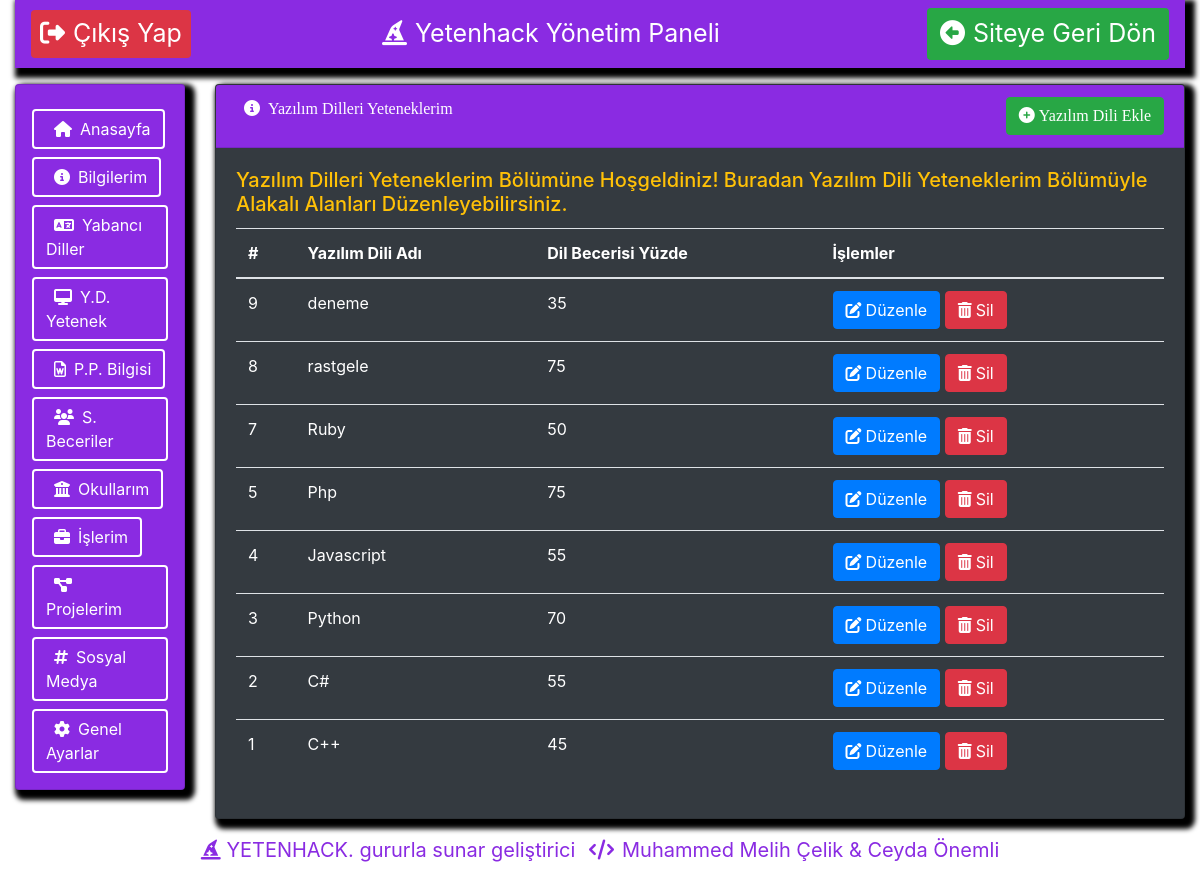
The app's page /yetenhack/yazilimdilleri.php (signed in) with its own data.
### tables this page shows
CREATE TABLE `yazilimdili_yeteneklerim` ( 
	`yazilimdiliyetenek_id` Int( 11 ) AUTO_INCREMENT NOT NULL,
	`yazilimdiliyetenek_adi` VarChar( 50 ) NOT NULL,
	`yazilimdiliyetenek_yuzde` Int( 3 ) NOT NULL,
	`kullanici_id` Int( 11 ) NULL DEFAULT NULL,
	PRIMARY KEY ( `yazilimdiliyetenek_id` ) )
CHARACTER SET = utf8mb4
COLLATE = utf8mb4_general_ci;

### yetenhack/yazilimdilleri.php (the view, shortened to what this page needs)
<?php include 'yonetimpaneli_ustkisim.php'; ?>
<?php include 'yonetimpaneli_solmenu.php'; ?>
<div class="col-lg-10">
                    <div class="card bg-dark text-white mb-3 mt-3 icerik">
                      <div class="card-header ustbilgi"><i class="fas fa-info-circle mx-2"></i>Yazılım Dilleri Yeteneklerim
                      <a href="yazilimdiliekle.php"><button class="btn btn-success float-right"><i class="fas fa-plus-circle mr-1"></i>Yazılım Dili Ekle</button></a>
                    </div>
                      <div class="card-body">
                        <h5 class="card-title text-warning">Yazılım Dilleri Yeteneklerim Bölümüne Hoşgeldiniz!
                          Buradan Yazılım Dili Yeteneklerim Bölümüyle Alakalı Alanları Düzenleyebilirsiniz.
                        </h5>
                        <table class="table text-white">
			              <thead>
			                <tr>
			                  <th>#</th>
			                  <th>Yazılım Dili Adı</th>
			                  <th>Dil Becerisi Yüzde</th>
			                  <th>İşlemler</th>
			                </tr>
			              </thead>
			              <tbody>
                        <?php
                              $sorgu = $db->prepare("SELECT *FROM yazilimdili_yeteneklerim ORDER BY yazilimdiliyetenek_id DESC");
                              $sorgu->execute();
                              $yazilimdilicek = $sorgu->fetchALL(PDO::FETCH_ASSOC);
                              foreach($yazilimdilicek as $satir)
                              {
                                ?>
                                  <tr>
                                    <td><?php echo $satir["yazilimdiliyetenek_id"]; ?></td>
                                    <td><?php echo $satir["yazilimdiliyetenek_adi"]; ?></td>
                                    <td><?php echo $satir["yazilimdiliyetenek_yuzde"]; ?></td>
                                    <td>
                                      <a href="yazilimdiliduzenle.php?yazilimdiliyetenek_id=<?php echo $satir["yazilimdiliyetenek_id"];?>"><button class="btn btn-primary"><i class="fas fa-edit mr-1"></i>Düzenle</button></a>
                                      <a href="islem.php?yazilimdilisil_id=<?php echo $satir["yazilimdiliyetenek_id"];?>"><button class="btn btn-danger"><i class="fas fa-trash-alt mr-1"></i>Sil</button></a>
                                    </td>
                                  </tr>
                                <?php
                              }
                        ?>
			              </tbody>
			            </table>
                      </div>
                    </div>
                  </div>
                </div>
              </div>
<?php include 'yonetimpaneli_altkisim.php' ?>

### yetenhack/stil/yonetimpaneliicerik.css (style rules this page uses)
.icerik { -webkit-box-shadow: 5px 5px 5px 5px black; -moz-box-shadow: 5px 5px 5px 5px black; box-shadow: 5px 5px 5px 5px black; }
.ustbilgi { background-color: blueviolet; font-family: cursive; }

### records on screen
yazilimdili_yeteneklerim: yazilimdiliyetenek_id "9", yazilimdiliyetenek_adi "deneme", yazilimdiliyetenek_yuzde "35"
yazilimdili_yeteneklerim: yazilimdiliyetenek_id "8", yazilimdiliyetenek_adi "rastgele", yazilimdiliyetenek_yuzde "75"
yazilimdili_yeteneklerim: yazilimdiliyetenek_id "7", yazilimdiliyetenek_adi "Ruby", yazilimdiliyetenek_yuzde "50"
yazilimdili_yeteneklerim: yazilimdiliyetenek_id "5", yazilimdiliyetenek_adi "Php", yazilimdiliyetenek_yuzde "75"
yazilimdili_yeteneklerim: yazilimdiliyetenek_id "4", yazilimdiliyetenek_adi "Javascript", yazilimdiliyetenek_yuzde "55"
yazilimdili_yeteneklerim: yazilimdiliyetenek_id "3", yazilimdiliyetenek_adi "Python", yazilimdiliyetenek_yuzde "70"
yazilimdili_yeteneklerim: yazilimdiliyetenek_id "2", yazilimdiliyetenek_adi "C#", yazilimdiliyetenek_yuzde "55"
yazilimdili_yeteneklerim: yazilimdiliyetenek_id "1", yazilimdiliyetenek_adi "C++", yazilimdiliyetenek_yuzde "45"
